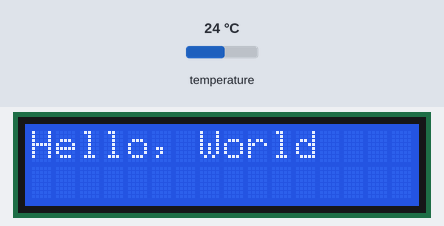
Bench run of a sketch on a simulated ESP8266 (NodeMCU). Shown: 16×2 character LCD. The inputs (shaded band) are chosen by the test bench; at power-on: temperature 24 °C. The local clock reads 2024-03-15 10:24:30 at power-on unless the sketch sets it; what the sketch prints to the serial monitor is not drawn.

Above: at 0.1 s.
At 2.5 s:
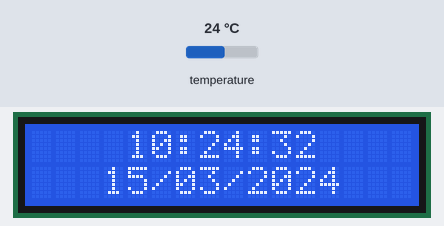
At 10.6 s:
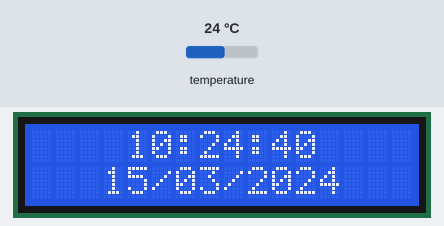
At 19.8 s:
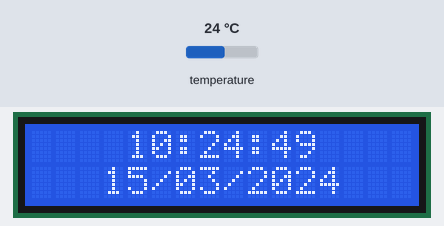
At 28.9 s:
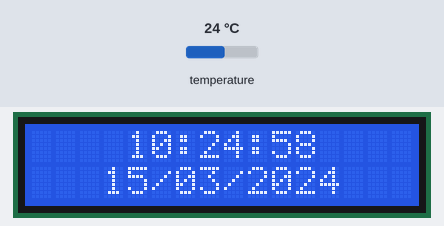
At 38.1 s:
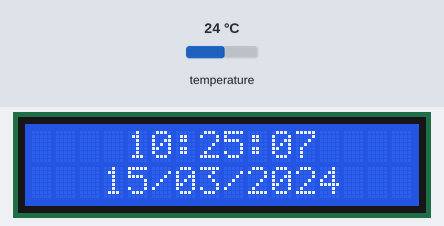

Measured:
- what the display in image 1 shows lasts 1.0 s, from 2.4 s to 3.4 s

The sketch:

jam_lcd.ino
```cpp
#include <Wire.h>
#include <RTClib.h>
#include <LiquidCrystal_I2C.h>

#define RTC_SDA  D2 // GPIO4
#define RTC_SCL  D1 // GPIO5
// #define RTC_ADDR 0x68
#define wire_rtc() Wire.begin(RTC_SDA, RTC_SCL);

#define LCD_SDA  D6
#define LCD_SCL  D7
#define LCD_ADDR 0x27
#define wire_lcd() Wire.begin(LCD_SDA, LCD_SCL);

LiquidCrystal_I2C lcd(LCD_ADDR, 16, 2);

RTC_DS3231 rtc;
RTC_Millis rtc_millis;

DateTime next;

void setup() {
  Serial.begin(115200);

  //#ifndef ESP8266
  //  while (!Serial); // wait for serial port to connect. Needed for native USB
  //#endif

  wire_lcd();
  lcd.init();
  lcd.backlight();
  lcd.print("Hello, World");
  delay(2300);
  lcd.clear();

  while (!mulai_rtc()) {
    wire_lcd();

    lcd.setCursor(0, 0);
    lcd.print("Error ::");
    lcd.setCursor(0, 1);
    lcd.print("    No RTC");

    delay(500);
  }

  wire_lcd();
  lcd.clear();
}

void loop() {
  if (rtc_millis.now() >= next)
    sinkron_rtc();

  DateTime now = rtc_millis.now();

  wire_lcd();
  lcd.setCursor(4, 0);
  // lcd.print("Waktu: ");
  if (now.hour() < 10) lcd.print('0');
  lcd.print(now.hour());
  lcd.print(':');
  if (now.minute() < 10) lcd.print('0');
  lcd.print(now.minute());
  lcd.print(':');
  if (now.second() < 10) lcd.print('0');
  lcd.print(now.second());

  lcd.setCursor(3, 1);
  // lcd.print("Tanggal: ");
  if (now.day() < 10) lcd.print('0');
  lcd.print(now.day());
  lcd.print('/');
  if (now.month() < 10) lcd.print('0');
  lcd.print(now.month());
  lcd.print('/');
  lcd.print(now.year());

  // Menampilkan waktu di serial monitor
  if (Serial) {
    Serial.print(now.year(), DEC);
    Serial.print("/");
    Serial.print(now.month(), DEC);
    Serial.print("/");
    Serial.print(now.day(), DEC);
    Serial.print(" ");
    Serial.print(now.hour(), DEC);
    Serial.print(":");
    Serial.print(now.minute(), DEC);
    Serial.print(":");
    Serial.print(now.second(), DEC);
    Serial.println();

    Serial.print("Temperature: ");
    Serial.print(rtc.getTemperature());
    Serial.println(" C");
  }

  delay(1000);
}

bool mulai_rtc() {
  wire_rtc();

  if (!rtc.begin()) {
      return false;
  }

  rtc.disable32K();
  // rtc.disableAlarm(0);
  rtc.writeSqwPinMode(DS3231_OFF);

  return true;
}

void sinkron_rtc() {
  if (mulai_rtc()) {
    rtc_millis.adjust(rtc.now());
  }

  next = rtc_millis.now() + TimeSpan(0, 0, 5, 0);
}
```
